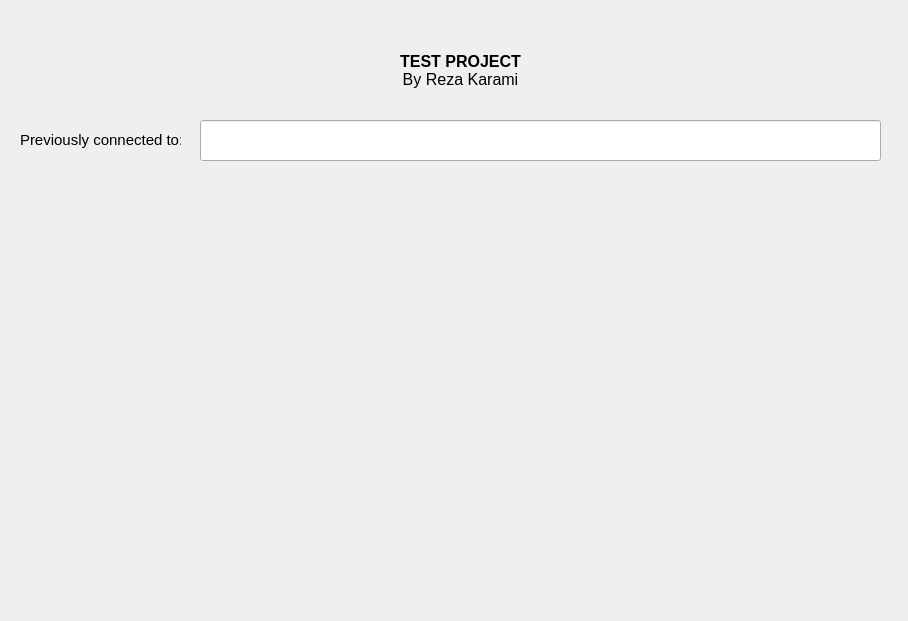
<?xml version="1.0" encoding="UTF-8"?>
<ui version="4.0">
 <class>Form</class>
 <widget class="QWidget" name="Form">
  <property name="geometry">
   <rect>
    <x>0</x>
    <y>0</y>
    <width>908</width>
    <height>621</height>
   </rect>
  </property>
  <property name="windowTitle">
   <string>Form</string>
  </property>
  <widget class="QLabel" name="label">
   <property name="geometry">
    <rect>
     <x>330</x>
     <y>30</y>
     <width>261</width>
     <height>81</height>
    </rect>
   </property>
   <property name="text">
    <string>&lt;html&gt;&lt;head/&gt;&lt;body&gt;&lt;p align=&quot;center&quot;&gt;&lt;span style=&quot; font-size:12pt; font-weight:700;&quot;&gt;TEST PROJECT&lt;/span&gt;&lt;span style=&quot; font-size:12pt;&quot;&gt;&lt;br/&gt;By Reza Karami&lt;/span&gt;&lt;/p&gt;&lt;/body&gt;&lt;/html&gt;</string>
   </property>
  </widget>
  <widget class="QLabel" name="label_2">
   <property name="geometry">
    <rect>
     <x>20</x>
     <y>120</y>
     <width>161</width>
     <height>41</height>
    </rect>
   </property>
   <property name="text">
    <string>&lt;html&gt;&lt;head/&gt;&lt;body&gt;&lt;p align=&quot;center&quot;&gt;&lt;span style=&quot; font-size:11pt;&quot;&gt;Previously connected to:&lt;/span&gt;&lt;/p&gt;&lt;/body&gt;&lt;/html&gt;</string>
   </property>
  </widget>
  <widget class="QLineEdit" name="lineEdit">
   <property name="geometry">
    <rect>
     <x>200</x>
     <y>120</y>
     <width>681</width>
     <height>41</height>
    </rect>
   </property>
  </widget>
 </widget>
 <resources/>
 <connections/>
</ui>
